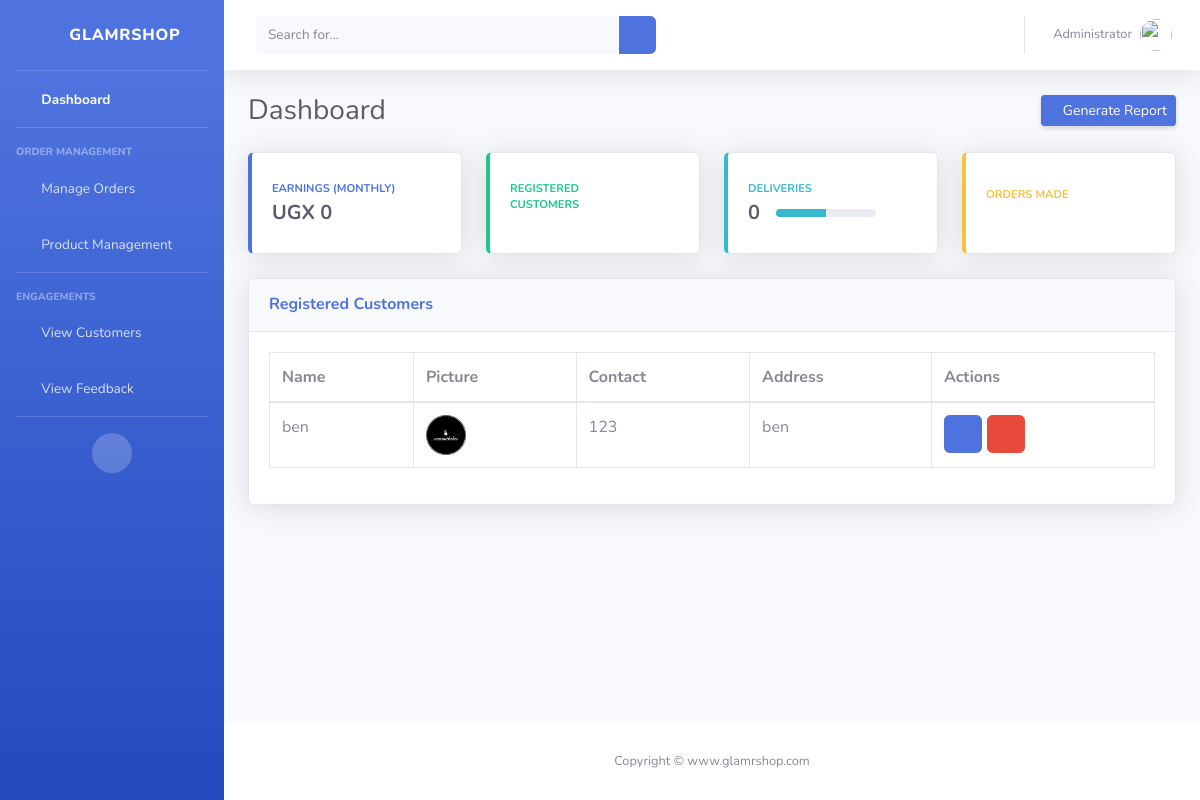
The app's page /view-customer (signed in), older data.
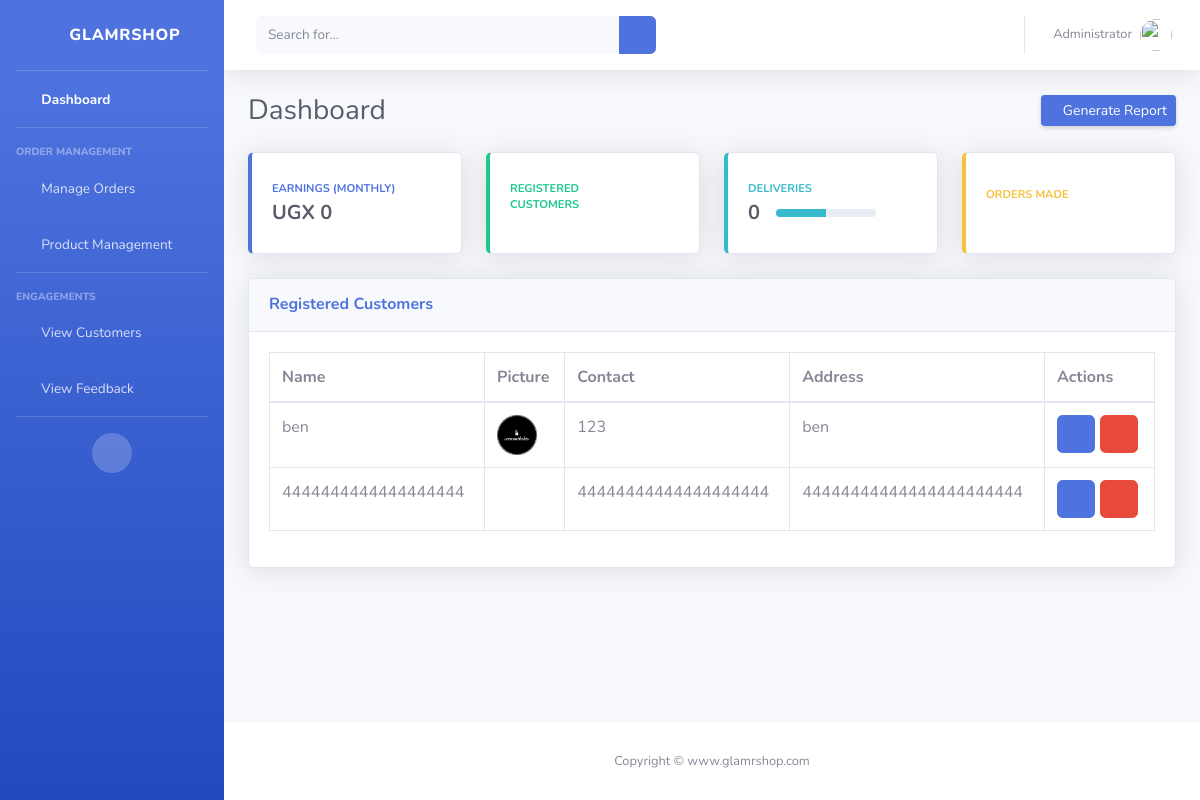
The same page, newer data.
### ecom/models.py (models this page shows, shortened)
class Customer(models.Model):
    user=models.OneToOneField(User,on_delete=models.CASCADE)
    profile_pic= models.ImageField(upload_to='profile_pic/CustomerProfilePic/',null=True,blank=True)
    address = models.CharField(max_length=40)
    mobile = models.CharField(max_length=20,null=False)

### ecom/views.py (the view)
# urls.py: path('view-customer', views.view_customer_view,name='view-customer'),
@login_required(login_url='adminlogin')
def view_customer_view(request):
    customers=models.Customer.objects.all()
    return render(request,'adminDashboard/view_customer.html',{'customers':customers})

### templates/adminDashboard/view_customer.html
{% extends 'adminDashboard/base.html' %}
{% load static %}
{% block content %}
<div class="card shadow mb-4">
    <div class="card-header py-3">
        <h6 class="m-0 font-weight-bold text-primary">Registered Customers</h6>
    </div>
    <div class="card-body">
        <div class="table-responsive">
            <table class="table table-bordered" id="dataTable" width="100%" cellspacing="0">
                <thead>
                    <tr>
                        <th>Name</th>
                        <th>Picture</th>
                        <th>Contact</th>
                        <th>Address</th>
                        <th>Actions</th>
                    </tr>
                </thead>
                <tbody>
                    {% if customers %}
                    {% for c in customers %}
                        <tr>
                            <td>{{ c.user }}</td>
                            <td>
                                {% if c.profile_pic %}
                                    <img src="{% static c.profile_pic.url %}" alt="Image Profile" height="40px" width="40px" />
                                {% endif %}
                            </td>
                            <td>{{ c.mobile }}</td>
                            <td>{{ c.address }}</td>
                              <td><a class="btn btn-primary btn-xs" href="{% url 'update-customer' c.id  %}"><i class="fas fa-info-circle"></i></a>
                                <a class="btn btn-danger btn-xs" href="{% url 'delete-customer' c.id  %}"><i class="fas fa-trash"></i></a></td>
                        </tr>
                    {% endfor %}
                {% else %}
                    <tr>
                        <td colspan="4">
                            <h1>No Customers!!</h1>
                        </td>
                    </tr>
                {% endif %}
                </tbody>
            </table>
        </div>
    </div>
</div>
{% endblock %}

Row changes from the older to the newer data that the page shows:
added Customer: user "4444444444444444444", mobile "44444444444444444444", address "44444444444444444444444"
